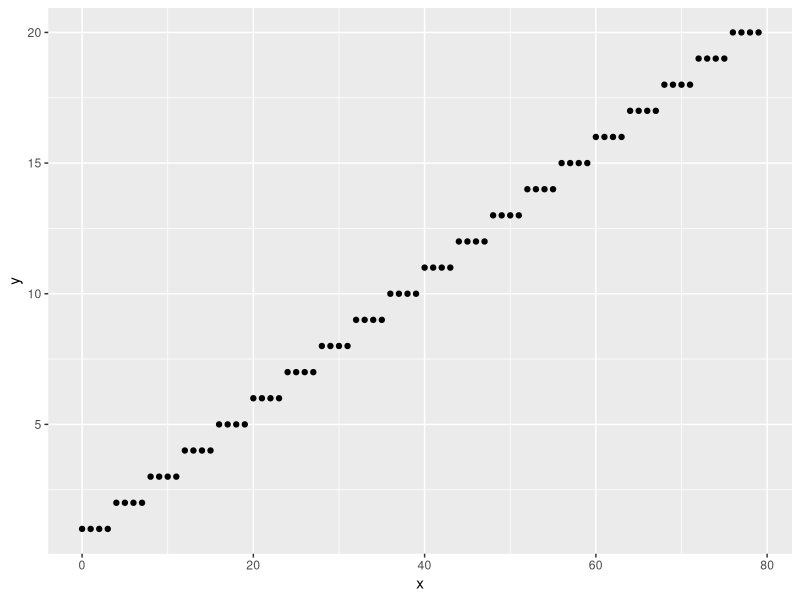
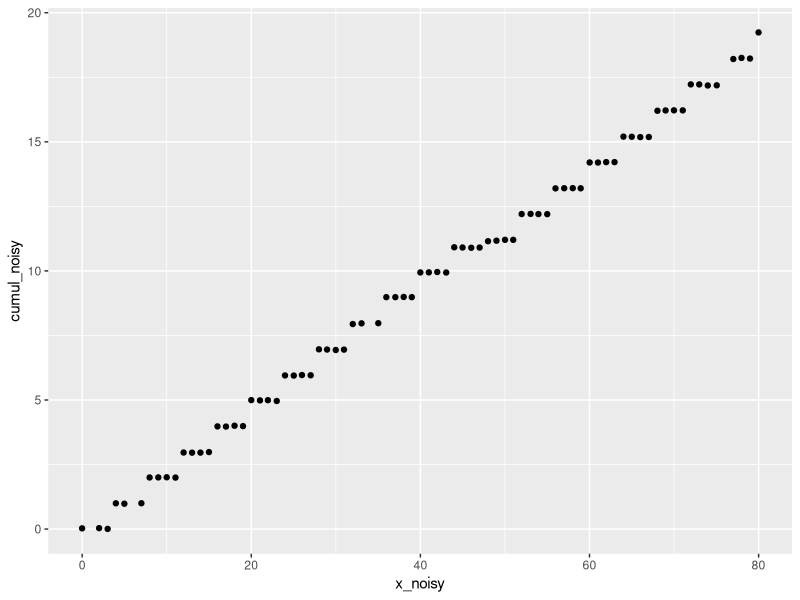

These charts were generated, in order, by the following R code:
## ---- chunk 1
knitr::opts_chunk$set(echo = TRUE)
## ---- chunk 2
library("ggplot2")
## ---- chunk 3
step_func <- function(n = 100L, m = 10L) {
  dat <- sapply(1:n, function(x) rep(x, m))
  
  data.frame(
    x = 0:((n * m )- 1), 
    y = as.vector(dat)
  )
}

step_dat <- step_func(n = 20, m = 4)
ggplot2::ggplot(step_dat, ggplot2::aes(x = x, y = y)) +
  ggplot2::geom_point()
## ---- chunk 4
set.seed(100)

make_data <- function(n = 100L,
                      m = 10L,
                      p = 0.15,
                      rmin = 0.2,
                      rmax = 0.8,
                      sd_x = 0.02,
                      sd_y = 0.02,
                      del_frac = 0.05) {

  sim <- data.frame(
    x = seq(m, n * m, by = m),
    y = 1 - rbinom(n, 1, p) * runif(n, min = rmin, max = rmax)
    )
  
  meas <- data.frame(
    x = 0:(n * m),
    noise_x = rnorm((n * m) + 1, mean = 0, sd = sd_x),
    noise_y = rnorm((n * m) + 1, mean = 0, sd = sd_y)
  )
  
  sim_noisy <- merge(sim, meas, all = TRUE)
  sim_noisy$y_noisy <- rowSums(sim_noisy[, c("y", "noise_y")], na.rm = TRUE)
  sim_noisy$x_noisy <- rowSums(sim_noisy[, c("x", "noise_x")], na.rm = TRUE)
  sim_noisy$cumul_noisy <- cumsum(sim_noisy$y_noisy)

  del_nrows = as.integer(n * m * del_frac)
  del_rows <- sample(n * m, del_nrows, replace = FALSE)
  
  sim_noisy[-del_rows, c("x_noisy", "cumul_noisy")]
}

sim_dat <- make_data(n = 20, m = 4)

ggplot2::ggplot(sim_dat, ggplot2::aes(x = x_noisy, y = cumul_noisy)) +
  ggplot2::geom_point()
